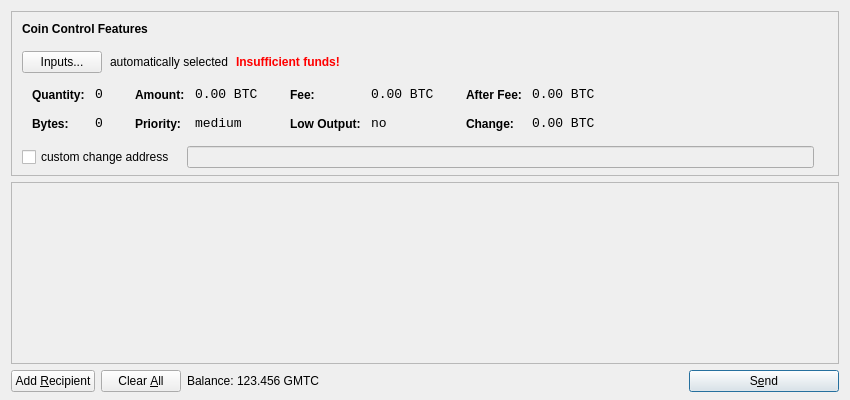
<?xml version="1.0" encoding="UTF-8"?>
<ui version="4.0">
 <class>SendCoinsDialog</class>
 <widget class="QDialog" name="SendCoinsDialog">
  <property name="geometry">
   <rect>
    <x>0</x>
    <y>0</y>
    <width>850</width>
    <height>400</height>
   </rect>
  </property>
  <property name="windowTitle">
   <string>Send Coins</string>
  </property>
  <layout class="QVBoxLayout" name="verticalLayout" stretch="0,1,0">
   <property name="bottomMargin">
    <number>8</number>
   </property>
   <item>
    <widget class="QFrame" name="frameCoinControl">
     <property name="sizePolicy">
      <sizepolicy hsizetype="Expanding" vsizetype="Expanding">
       <horstretch>0</horstretch>
       <verstretch>0</verstretch>
      </sizepolicy>
     </property>
     <property name="maximumSize">
      <size>
       <width>16777215</width>
       <height>16777215</height>
      </size>
     </property>
     <property name="frameShape">
      <enum>QFrame::StyledPanel</enum>
     </property>
     <property name="frameShadow">
      <enum>QFrame::Sunken</enum>
     </property>
     <layout class="QVBoxLayout" name="verticalLayoutCoinControl2">
      <property name="spacing">
       <number>-1</number>
      </property>
      <property name="leftMargin">
       <number>0</number>
      </property>
      <property name="topMargin">
       <number>0</number>
      </property>
      <property name="rightMargin">
       <number>0</number>
      </property>
      <property name="bottomMargin">
       <number>6</number>
      </property>
      <item>
       <layout class="QVBoxLayout" name="verticalLayoutCoinControl" stretch="0,0,0,0,1">
        <property name="spacing">
         <number>0</number>
        </property>
        <property name="leftMargin">
         <number>10</number>
        </property>
        <property name="topMargin">
         <number>10</number>
        </property>
        <item>
         <layout class="QHBoxLayout" name="horizontalLayoutCoinControl1">
          <property name="bottomMargin">
           <number>15</number>
          </property>
          <item>
           <widget class="QLabel" name="labelCoinControlFeatures">
            <property name="sizePolicy">
             <sizepolicy hsizetype="Preferred" vsizetype="Maximum">
              <horstretch>0</horstretch>
              <verstretch>0</verstretch>
             </sizepolicy>
            </property>
            <property name="font">
             <font>
              <weight>75</weight>
              <bold>true</bold>
             </font>
            </property>
            <property name="styleSheet">
             <string notr="true">font-weight:bold;</string>
            </property>
            <property name="text">
             <string>Coin Control Features</string>
            </property>
           </widget>
          </item>
         </layout>
        </item>
        <item>
         <layout class="QHBoxLayout" name="horizontalLayoutCoinControl2" stretch="0,0,0,0">
          <property name="spacing">
           <number>8</number>
          </property>
          <property name="bottomMargin">
           <number>10</number>
          </property>
          <item>
           <widget class="QPushButton" name="pushButtonCoinControl">
            <property name="styleSheet">
             <string notr="true"/>
            </property>
            <property name="text">
             <string>Inputs...</string>
            </property>
           </widget>
          </item>
          <item>
           <widget class="QLabel" name="labelCoinControlAutomaticallySelected">
            <property name="text">
             <string>automatically selected</string>
            </property>
            <property name="margin">
             <number>5</number>
            </property>
           </widget>
          </item>
          <item>
           <widget class="QLabel" name="labelCoinControlInsuffFunds">
            <property name="font">
             <font>
              <weight>75</weight>
              <bold>true</bold>
             </font>
            </property>
            <property name="styleSheet">
             <string notr="true">color:red;font-weight:bold;</string>
            </property>
            <property name="text">
             <string>Insufficient funds!</string>
            </property>
            <property name="margin">
             <number>5</number>
            </property>
           </widget>
          </item>
          <item>
           <spacer name="horizontalSpacerCoinControl">
            <property name="orientation">
             <enum>Qt::Horizontal</enum>
            </property>
            <property name="sizeHint" stdset="0">
             <size>
              <width>40</width>
              <height>1</height>
             </size>
            </property>
           </spacer>
          </item>
         </layout>
        </item>
        <item>
         <widget class="QWidget" name="widgetCoinControl" native="true">
          <property name="sizePolicy">
           <sizepolicy hsizetype="Preferred" vsizetype="Preferred">
            <horstretch>0</horstretch>
            <verstretch>0</verstretch>
           </sizepolicy>
          </property>
          <property name="minimumSize">
           <size>
            <width>0</width>
            <height>0</height>
           </size>
          </property>
          <property name="styleSheet">
           <string notr="true"/>
          </property>
          <layout class="QHBoxLayout" name="horizontalLayoutCoinControl5">
           <property name="margin">
            <number>0</number>
           </property>
           <item>
            <layout class="QHBoxLayout" name="horizontalLayoutCoinControl3" stretch="0,0,0,1">
             <property name="spacing">
              <number>20</number>
             </property>
             <property name="topMargin">
              <number>0</number>
             </property>
             <property name="bottomMargin">
              <number>10</number>
             </property>
             <item>
              <layout class="QFormLayout" name="formLayoutCoinControl1">
               <property name="horizontalSpacing">
                <number>10</number>
               </property>
               <property name="verticalSpacing">
                <number>14</number>
               </property>
               <property name="leftMargin">
                <number>10</number>
               </property>
               <property name="topMargin">
                <number>4</number>
               </property>
               <property name="rightMargin">
                <number>6</number>
               </property>
               <item row="0" column="0">
                <widget class="QLabel" name="labelCoinControlQuantityText">
                 <property name="styleSheet">
                  <string notr="true">font-weight:bold;</string>
                 </property>
                 <property name="text">
                  <string>Quantity:</string>
                 </property>
                 <property name="margin">
                  <number>0</number>
                 </property>
                </widget>
               </item>
               <item row="0" column="1">
                <widget class="QLabel" name="labelCoinControlQuantity">
                 <property name="font">
                  <font>
                   <family>Monospace</family>
                   <pointsize>10</pointsize>
                  </font>
                 </property>
                 <property name="cursor">
                  <cursorShape>IBeamCursor</cursorShape>
                 </property>
                 <property name="contextMenuPolicy">
                  <enum>Qt::ActionsContextMenu</enum>
                 </property>
                 <property name="text">
                  <string notr="true">0</string>
                 </property>
                 <property name="margin">
                  <number>0</number>
                 </property>
                 <property name="textInteractionFlags">
                  <set>Qt::LinksAccessibleByMouse|Qt::TextSelectableByKeyboard|Qt::TextSelectableByMouse</set>
                 </property>
                </widget>
               </item>
               <item row="1" column="0">
                <widget class="QLabel" name="labelCoinControlBytesText">
                 <property name="styleSheet">
                  <string notr="true">font-weight:bold;</string>
                 </property>
                 <property name="text">
                  <string>Bytes:</string>
                 </property>
                </widget>
               </item>
               <item row="1" column="1">
                <widget class="QLabel" name="labelCoinControlBytes">
                 <property name="font">
                  <font>
                   <family>Monospace</family>
                   <pointsize>10</pointsize>
                  </font>
                 </property>
                 <property name="cursor">
                  <cursorShape>IBeamCursor</cursorShape>
                 </property>
                 <property name="contextMenuPolicy">
                  <enum>Qt::ActionsContextMenu</enum>
                 </property>
                 <property name="text">
                  <string notr="true">0</string>
                 </property>
                 <property name="textInteractionFlags">
                  <set>Qt::LinksAccessibleByMouse|Qt::TextSelectableByKeyboard|Qt::TextSelectableByMouse</set>
                 </property>
                </widget>
               </item>
              </layout>
             </item>
             <item>
              <layout class="QFormLayout" name="formLayoutCoinControl2">
               <property name="horizontalSpacing">
                <number>10</number>
               </property>
               <property name="verticalSpacing">
                <number>14</number>
               </property>
               <property name="leftMargin">
                <number>6</number>
               </property>
               <property name="topMargin">
                <number>4</number>
               </property>
               <property name="rightMargin">
                <number>6</number>
               </property>
               <item row="0" column="0">
                <widget class="QLabel" name="labelCoinControlAmountText">
                 <property name="styleSheet">
                  <string notr="true">font-weight:bold;</string>
                 </property>
                 <property name="text">
                  <string>Amount:</string>
                 </property>
                 <property name="margin">
                  <number>0</number>
                 </property>
                </widget>
               </item>
               <item row="0" column="1">
                <widget class="QLabel" name="labelCoinControlAmount">
                 <property name="font">
                  <font>
                   <family>Monospace</family>
                   <pointsize>10</pointsize>
                  </font>
                 </property>
                 <property name="cursor">
                  <cursorShape>IBeamCursor</cursorShape>
                 </property>
                 <property name="contextMenuPolicy">
                  <enum>Qt::ActionsContextMenu</enum>
                 </property>
                 <property name="text">
                  <string notr="true">0.00 BTC</string>
                 </property>
                 <property name="textInteractionFlags">
                  <set>Qt::LinksAccessibleByMouse|Qt::TextSelectableByKeyboard|Qt::TextSelectableByMouse</set>
                 </property>
                </widget>
               </item>
               <item row="1" column="0">
                <widget class="QLabel" name="labelCoinControlPriorityText">
                 <property name="styleSheet">
                  <string notr="true">font-weight:bold;</string>
                 </property>
                 <property name="text">
                  <string>Priority:</string>
                 </property>
                </widget>
               </item>
               <item row="1" column="1">
                <widget class="QLabel" name="labelCoinControlPriority">
                 <property name="font">
                  <font>
                   <family>Monospace</family>
                   <pointsize>10</pointsize>
                  </font>
                 </property>
                 <property name="cursor">
                  <cursorShape>IBeamCursor</cursorShape>
                 </property>
                 <property name="contextMenuPolicy">
                  <enum>Qt::ActionsContextMenu</enum>
                 </property>
                 <property name="text">
                  <string>medium</string>
                 </property>
                 <property name="textInteractionFlags">
                  <set>Qt::LinksAccessibleByMouse|Qt::TextSelectableByKeyboard|Qt::TextSelectableByMouse</set>
                 </property>
                </widget>
               </item>
              </layout>
             </item>
             <item>
              <layout class="QFormLayout" name="formLayoutCoinControl3">
               <property name="horizontalSpacing">
                <number>10</number>
               </property>
               <property name="verticalSpacing">
                <number>14</number>
               </property>
               <property name="leftMargin">
                <number>6</number>
               </property>
               <property name="topMargin">
                <number>4</number>
               </property>
               <property name="rightMargin">
                <number>6</number>
               </property>
               <item row="0" column="0">
                <widget class="QLabel" name="labelCoinControlFeeText">
                 <property name="styleSheet">
                  <string notr="true">font-weight:bold;</string>
                 </property>
                 <property name="text">
                  <string>Fee:</string>
                 </property>
                 <property name="margin">
                  <number>0</number>
                 </property>
                </widget>
               </item>
               <item row="0" column="1">
                <widget class="QLabel" name="labelCoinControlFee">
                 <property name="font">
                  <font>
                   <family>Monospace</family>
                   <pointsize>10</pointsize>
                  </font>
                 </property>
                 <property name="cursor">
                  <cursorShape>IBeamCursor</cursorShape>
                 </property>
                 <property name="contextMenuPolicy">
                  <enum>Qt::ActionsContextMenu</enum>
                 </property>
                 <property name="text">
                  <string notr="true">0.00 BTC</string>
                 </property>
                 <property name="textInteractionFlags">
                  <set>Qt::LinksAccessibleByMouse|Qt::TextSelectableByKeyboard|Qt::TextSelectableByMouse</set>
                 </property>
                </widget>
               </item>
               <item row="1" column="0">
                <widget class="QLabel" name="labelCoinControlLowOutputText">
                 <property name="styleSheet">
                  <string notr="true">font-weight:bold;</string>
                 </property>
                 <property name="text">
                  <string>Low Output:</string>
                 </property>
                </widget>
               </item>
               <item row="1" column="1">
                <widget class="QLabel" name="labelCoinControlLowOutput">
                 <property name="font">
                  <font>
                   <family>Monospace</family>
                   <pointsize>10</pointsize>
                  </font>
                 </property>
                 <property name="cursor">
                  <cursorShape>IBeamCursor</cursorShape>
                 </property>
                 <property name="contextMenuPolicy">
                  <enum>Qt::ActionsContextMenu</enum>
                 </property>
                 <property name="text">
                  <string>no</string>
                 </property>
                 <property name="textInteractionFlags">
                  <set>Qt::LinksAccessibleByMouse|Qt::TextSelectableByKeyboard|Qt::TextSelectableByMouse</set>
                 </property>
                </widget>
               </item>
              </layout>
             </item>
             <item>
              <layout class="QFormLayout" name="formLayoutCoinControl4">
               <property name="horizontalSpacing">
                <number>10</number>
               </property>
               <property name="verticalSpacing">
                <number>14</number>
               </property>
               <property name="leftMargin">
                <number>6</number>
               </property>
               <property name="topMargin">
                <number>4</number>
               </property>
               <property name="rightMargin">
                <number>6</number>
               </property>
               <item row="0" column="0">
                <widget class="QLabel" name="labelCoinControlAfterFeeText">
                 <property name="styleSheet">
                  <string notr="true">font-weight:bold;</string>
                 </property>
                 <property name="text">
                  <string>After Fee:</string>
                 </property>
                 <property name="margin">
                  <number>0</number>
                 </property>
                </widget>
               </item>
               <item row="0" column="1">
                <widget class="QLabel" name="labelCoinControlAfterFee">
                 <property name="font">
                  <font>
                   <family>Monospace</family>
                   <pointsize>10</pointsize>
                  </font>
                 </property>
                 <property name="cursor">
                  <cursorShape>IBeamCursor</cursorShape>
                 </property>
                 <property name="contextMenuPolicy">
                  <enum>Qt::ActionsContextMenu</enum>
                 </property>
                 <property name="text">
                  <string notr="true">0.00 BTC</string>
                 </property>
                 <property name="textInteractionFlags">
                  <set>Qt::LinksAccessibleByMouse|Qt::TextSelectableByKeyboard|Qt::TextSelectableByMouse</set>
                 </property>
                </widget>
               </item>
               <item row="1" column="0">
                <widget class="QLabel" name="labelCoinControlChangeText">
                 <property name="styleSheet">
                  <string notr="true">font-weight:bold;</string>
                 </property>
                 <property name="text">
                  <string>Change:</string>
                 </property>
                </widget>
               </item>
               <item row="1" column="1">
                <widget class="QLabel" name="labelCoinControlChange">
                 <property name="font">
                  <font>
                   <family>Monospace</family>
                   <pointsize>10</pointsize>
                  </font>
                 </property>
                 <property name="cursor">
                  <cursorShape>IBeamCursor</cursorShape>
                 </property>
                 <property name="contextMenuPolicy">
                  <enum>Qt::ActionsContextMenu</enum>
                 </property>
                 <property name="text">
                  <string notr="true">0.00 BTC</string>
                 </property>
                 <property name="textInteractionFlags">
                  <set>Qt::LinksAccessibleByMouse|Qt::TextSelectableByKeyboard|Qt::TextSelectableByMouse</set>
                 </property>
                </widget>
               </item>
              </layout>
             </item>
            </layout>
           </item>
          </layout>
         </widget>
        </item>
        <item>
         <layout class="QHBoxLayout" name="horizontalLayoutCoinControl4" stretch="0,0,0">
          <property name="spacing">
           <number>12</number>
          </property>
          <property name="sizeConstraint">
           <enum>QLayout::SetDefaultConstraint</enum>
          </property>
          <property name="topMargin">
           <number>5</number>
          </property>
          <property name="rightMargin">
           <number>5</number>
          </property>
          <item>
           <widget class="QCheckBox" name="checkBoxCoinControlChange">
            <property name="text">
             <string>custom change address</string>
            </property>
           </widget>
          </item>
          <item>
           <widget class="QLineEdit" name="lineEditCoinControlChange">
            <property name="enabled">
             <bool>false</bool>
            </property>
            <property name="sizePolicy">
             <sizepolicy hsizetype="Expanding" vsizetype="Fixed">
              <horstretch>0</horstretch>
              <verstretch>0</verstretch>
             </sizepolicy>
            </property>
           </widget>
          </item>
          <item>
           <widget class="QLabel" name="labelCoinControlChangeLabel">
            <property name="sizePolicy">
             <sizepolicy hsizetype="Preferred" vsizetype="Expanding">
              <horstretch>0</horstretch>
              <verstretch>0</verstretch>
             </sizepolicy>
            </property>
            <property name="minimumSize">
             <size>
              <width>0</width>
              <height>0</height>
             </size>
            </property>
            <property name="text">
             <string/>
            </property>
            <property name="margin">
             <number>3</number>
            </property>
           </widget>
          </item>
         </layout>
        </item>
        <item>
         <spacer name="verticalSpacerCoinControl">
          <property name="orientation">
           <enum>Qt::Vertical</enum>
          </property>
          <property name="sizeHint" stdset="0">
           <size>
            <width>800</width>
            <height>1</height>
           </size>
          </property>
         </spacer>
        </item>
       </layout>
      </item>
     </layout>
    </widget>
   </item>
   <item>
    <widget class="QScrollArea" name="scrollArea">
     <property name="widgetResizable">
      <bool>true</bool>
     </property>
     <widget class="QWidget" name="scrollAreaWidgetContents">
      <property name="geometry">
       <rect>
        <x>0</x>
        <y>0</y>
        <width>830</width>
        <height>165</height>
       </rect>
      </property>
      <layout class="QVBoxLayout" name="verticalLayout_2">
       <property name="margin">
        <number>0</number>
       </property>
       <item>
        <layout class="QVBoxLayout" name="entries">
         <property name="spacing">
          <number>6</number>
         </property>
        </layout>
       </item>
       <item>
        <spacer name="verticalSpacer">
         <property name="orientation">
          <enum>Qt::Vertical</enum>
         </property>
         <property name="sizeHint" stdset="0">
          <size>
           <width>20</width>
           <height>40</height>
          </size>
         </property>
        </spacer>
       </item>
      </layout>
     </widget>
    </widget>
   </item>
   <item>
    <layout class="QHBoxLayout" name="horizontalLayout">
     <item>
      <widget class="QPushButton" name="addButton">
       <property name="toolTip">
        <string>Send to multiple recipients at once</string>
       </property>
       <property name="text">
        <string>Add &amp;Recipient</string>
       </property>
       <property name="icon">
        <iconset resource="../bitcoin.qrc">
         <normaloff>:/icons/add</normaloff>:/icons/add</iconset>
       </property>
       <property name="autoDefault">
        <bool>false</bool>
       </property>
      </widget>
     </item>
     <item>
      <widget class="QPushButton" name="clearButton">
       <property name="sizePolicy">
        <sizepolicy hsizetype="Minimum" vsizetype="Fixed">
         <horstretch>0</horstretch>
         <verstretch>0</verstretch>
        </sizepolicy>
       </property>
       <property name="toolTip">
        <string>Remove all transaction fields</string>
       </property>
       <property name="text">
        <string>Clear &amp;All</string>
       </property>
       <property name="icon">
        <iconset resource="../bitcoin.qrc">
         <normaloff>:/icons/remove</normaloff>:/icons/remove</iconset>
       </property>
       <property name="autoRepeatDelay">
        <number>300</number>
       </property>
       <property name="autoDefault">
        <bool>false</bool>
       </property>
      </widget>
     </item>
     <item>
      <layout class="QHBoxLayout" name="horizontalLayout_2">
       <property name="spacing">
        <number>3</number>
       </property>
       <item>
        <widget class="QLabel" name="label">
         <property name="text">
          <string>Balance:</string>
         </property>
        </widget>
       </item>
       <item>
        <widget class="QLabel" name="labelBalance">
         <property name="cursor">
          <cursorShape>IBeamCursor</cursorShape>
         </property>
         <property name="text">
          <string>123.456 GMTC</string>
         </property>
         <property name="textInteractionFlags">
          <set>Qt::LinksAccessibleByMouse|Qt::TextSelectableByKeyboard|Qt::TextSelectableByMouse</set>
         </property>
        </widget>
       </item>
      </layout>
     </item>
     <item>
      <spacer name="horizontalSpacer">
       <property name="orientation">
        <enum>Qt::Horizontal</enum>
       </property>
       <property name="sizeHint" stdset="0">
        <size>
         <width>40</width>
         <height>20</height>
        </size>
       </property>
      </spacer>
     </item>
     <item>
      <widget class="QPushButton" name="sendButton">
       <property name="minimumSize">
        <size>
         <width>150</width>
         <height>0</height>
        </size>
       </property>
       <property name="toolTip">
        <string>Confirm the send action</string>
       </property>
       <property name="text">
        <string>S&amp;end</string>
       </property>
       <property name="icon">
        <iconset resource="../bitcoin.qrc">
         <normaloff>:/icons/send</normaloff>:/icons/send</iconset>
       </property>
       <property name="default">
        <bool>true</bool>
       </property>
      </widget>
     </item>
    </layout>
   </item>
  </layout>
 </widget>
 <resources>
  <include location="../bitcoin.qrc"/>
 </resources>
 <connections/>
</ui>
